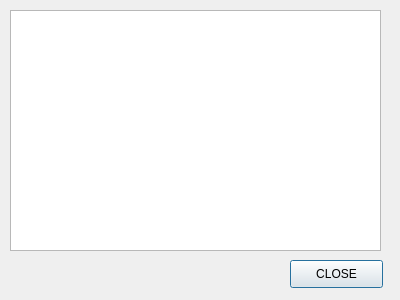
<?xml version="1.0" encoding="UTF-8"?>
<ui version="4.0">
 <class>Dialog</class>
 <widget class="QDialog" name="Dialog">
  <property name="geometry">
   <rect>
    <x>0</x>
    <y>0</y>
    <width>400</width>
    <height>300</height>
   </rect>
  </property>
  <property name="windowTitle">
   <string>Dialog</string>
  </property>
  <widget class="QTableWidget" name="VoteHistoryWindow">
   <property name="geometry">
    <rect>
     <x>10</x>
     <y>10</y>
     <width>371</width>
     <height>241</height>
    </rect>
   </property>
  </widget>
  <widget class="QPushButton" name="closeButton">
   <property name="geometry">
    <rect>
     <x>290</x>
     <y>260</y>
     <width>93</width>
     <height>28</height>
    </rect>
   </property>
   <property name="text">
    <string>CLOSE</string>
   </property>
  </widget>
 </widget>
 <resources/>
 <connections/>
</ui>
